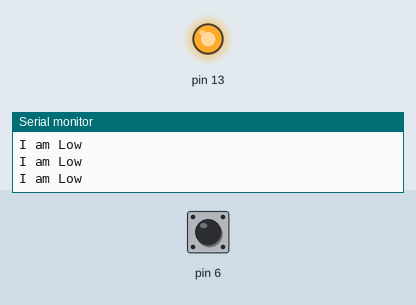
Recording of a sketch running on a simulated Arduino Uno, built with avr-gcc and run on an emulated ATmega328P. On the bench: output pins drawn as LEDs (lit = HIGH), the last lines printed to the serial monitor. The test bench sets the inputs (shaded band); at power-on: pin 6 LOW.

Above: at 1.2 s.
1.3 s: pin 6 driven HIGH
At 2.5 s:
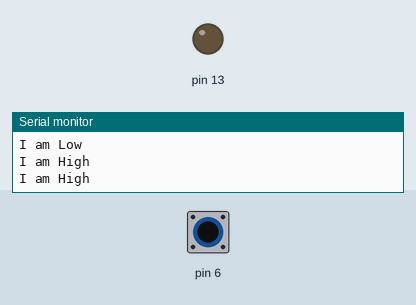
2.8 s: pin 6 driven LOW
At 4.2 s:
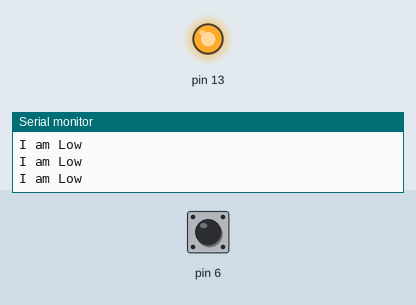
4.8 s: pin 6 pulsed HIGH 2 times (0.12 s each, 0.3 s apart)
At 5.5 s:
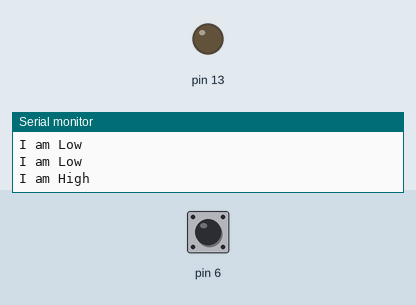
Timing chart, 0 to 7.8 s (numbered marks = the images above; inputs shaded):
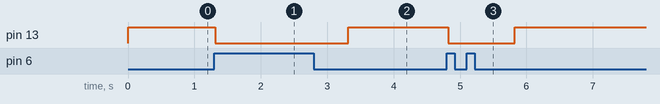

The sketch:

IR_Sensor_quickTest.ino
```cpp
/*
  This Code is written by Rahul Sharma for Yolabs.
IR sensors and its applications.
Turns inbuild LED on and off using IR proximity sensor.
Note: IR senosr works on the principle that it will detect the light reflecting back.
So any black surface  = Nothing in front of sensor (by default signal pin is high)
So any white surface  =  LIght is reflecting (signal pin is low)

 www.yolabs.in - 2020

*/

// the setup function runs once when you press reset or power the board

void setup()
{
  pinMode(6, INPUT);
  Serial.begin(9600);

  pinMode(13, OUTPUT);
}

void loop()
{
  if (digitalRead(6) == 1) {
    Serial.println("I am High");
    digitalWrite(13, LOW);
    delay(1000); // Wait for 1000 millisecond(s)
  } else {
    digitalWrite(13, HIGH);
    Serial.println("I am Low");
  }
}
```

Measured:
- after the input at 1.3 s, pin 13: HIGH → LOW at once
- after the input at 2.8 s, pin 13: LOW → HIGH after 0.52 s
- after the input at 4.8 s, pin 13: HIGH → LOW at once, → HIGH 1.0 s later
